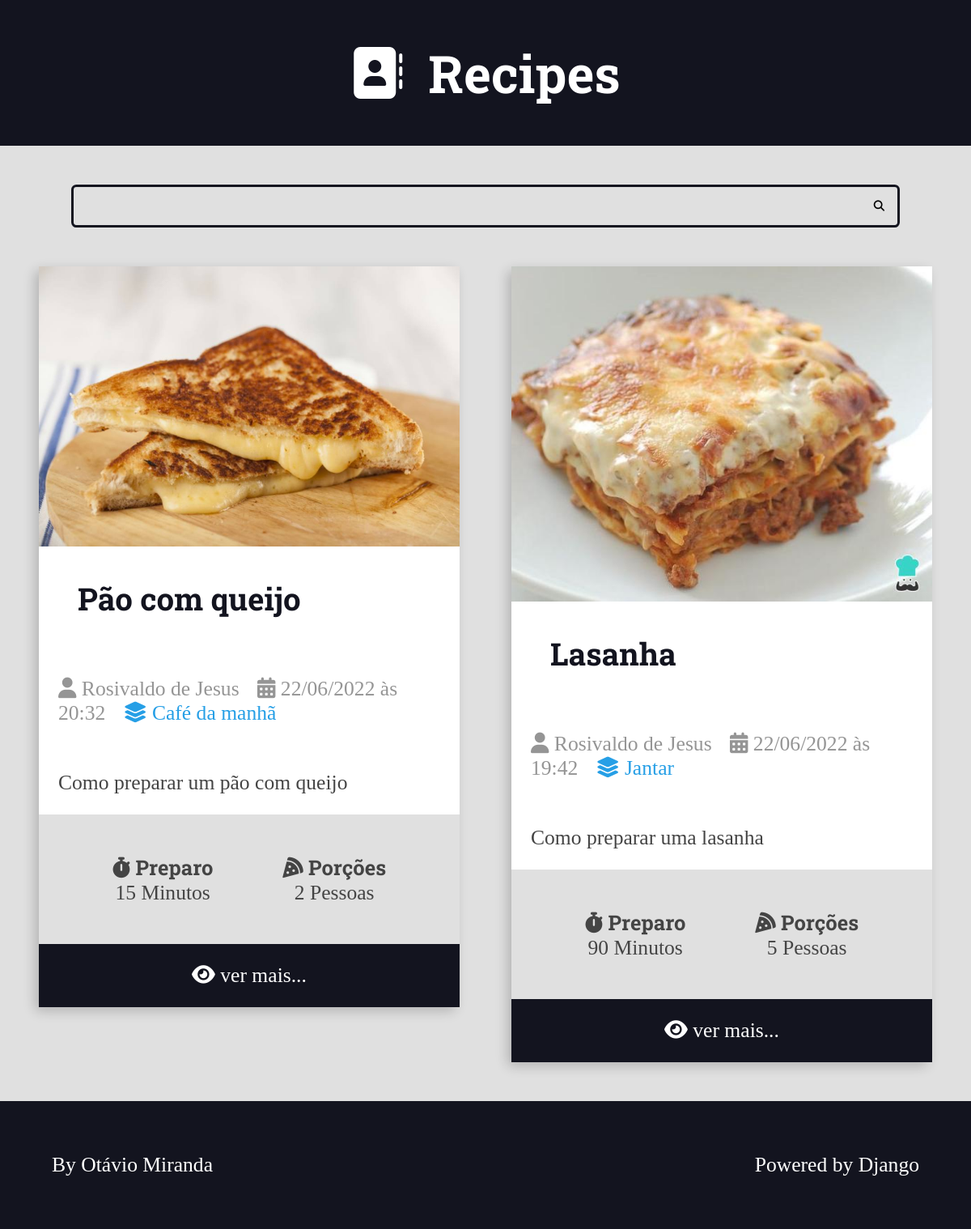
The page / on the database its author committed.
### recipes/models.py (models this page shows, shortened)
class Recipe(models.Model):
    title = models.CharField(max_length=65)
    description = models.CharField(max_length=165)
    slug = models.SlugField()
    preparation_time = models.IntegerField()
    preparation_time_unit = models.CharField(max_length=65)
    servings = models.IntegerField()
    servings_unit = models.CharField(max_length=65)
    preparation_steps = models.TextField()
    preparation_steps_is_html = models.BooleanField(default=False)
    created_at = models.DateTimeField(auto_now_add=True)
    updated_at = models.DateTimeField(auto_now=True)
    is_published = models.BooleanField(default=False)
    cover = models.ImageField(upload_to='recipes/covers/%Y/%m/%d/', blank=True, default='')
    category = models.ForeignKey(
        Category, on_delete=models.SET_NULL, null=True, blank=True, default=None
    )
    author = models.ForeignKey(
        User, on_delete=models.SET_NULL, null=True
    )

class Category(models.Model):
    name = models.CharField(max_length=65)

### recipes/views.py (the view)
# urls.py: 2. Add a URL to urlpatterns:  path('', views.home, name='home')
def home(request):
    recipes = Recipe.objects.filter(is_published=True).order_by('-id')
    return render(request, 'recipes/pages/home.html', context={
        'recipes': recipes
    })

### recipes/templates/recipes/pages/home.html
{% extends 'global/base.html' %}
{% block content %}
    <div class="main-content main-content-list container">
        {% for recipe in recipes  %}
            {% include "recipes/partials/recipe.html" %}
        {% endfor %}
    </div>
{% endblock content %}

### base_templates/global/base.html (shortened to what this page needs)
<!DOCTYPE html>
<html lang="pt-br">
<head>
    {% include "recipes/partials/head.html" %}
</head>
<body>
    {% include "recipes/partials/header.html" %}
    {% include "recipes/partials/search.html" %}
    <main class="main-content-container">
        {% block content %} {% endblock content %}
    </main>
    {% include "recipes/partials/footer.html" %}
</body>
</html>

### recipes/templates/recipes/partials/head.html (shortened to what this page needs)
{% load static %}
    <link rel="stylesheet" href="https://cdnjs.cloudflare.com/ajax/libs/font-awesome/6.1.1/css/fontawesome.min.css" />
    <link rel="stylesheet" href="https://cdnjs.cloudflare.com/ajax/libs/font-awesome/6.1.1/css/brands.min.css" />
    <link rel="stylesheet" href="https://cdnjs.cloudflare.com/ajax/libs/font-awesome/6.1.1/css/solid.min.css" />
    <link rel="stylesheet" href="{% static 'recipes/css/styles.css' %}">

### recipes/templates/recipes/partials/header.html
<header class="main-header-container">
    <div class="main-header container">
        <h1>
            <a class="main-logo" href="{% url 'recipes:home'%}">
                <i class="fas fa-address-book main-logo-icon"></i>
                <span class="main-logo-text">Recipes</span>
            </a>
        </h1>
    </div>
</header>

### recipes/templates/recipes/partials/search.html
<div class="search-container">
    <div class="container">
        <form action="" class="search-form">
            <input type="search" class="search-input" name="search">
            <button type="submit" class="search-button"><i class="fas fa-search"></i></button>
        </form>
    </div>
</div>

### recipes/templates/recipes/partials/recipe.html (shortened to what this page needs)
<div class="recipe recipe-list-item">
    {% if recipe.cover %}
        <div class="recipe-cover">
            <a href="{% url 'recipes:recipe' recipe.id %}">
                <img src="{{ recipe.cover.url }}" alt="temporario">
            </a>
        </div>
    {% endif %}
    <div class="recipe-title-container">
        <a href="{% url 'recipes:recipe' recipe.id %}">
            <h2 class="recipe-title">{{ recipe.title }}</h2>
        </a>
    </div>
    <div class="recipe-author">
        {% if recipe.author is not None %}
            <span class="recipe-author-item">
                <i class="fas fa-user"></i>
                {{ recipe.author.first_name }} {{ recipe.author.last_name }}
            </span>
        {% else %}
            Desconhecido
        {% endif %}
        <span class="recipe-author-item">
            <i class="fas fa-calendar-alt"></i>
            {{ recipe.created_at|date:"d/m/Y" }} às {{ recipe.created_at|date:"H:i" }}
        </span>
        {% if recipe.category is not None %}
            <span class="recipe-author-item">
                <a href="{% url 'recipes:category' recipe.category.id %}">
                    <i class="fas fa-layer-group"></i>
                    <span>{{ recipe.category.name }}</span>
                </a>
            </span>
        {% endif %}
    </div>
    <div class="recipe-content">
        <p>
            {{ recipe.description }}
        </p>
    </div>
    <div class="recipe-meta-container">
        <div class="recipe-meta recipe-preparation">
            <h3 class="recipe-meta-title"><i class="fas fa-stopwatch"></i> Preparo</h3>
            <div class="recipe-meta-text">
                {{ recipe.preparation_time }} {{ recipe.preparation_time_unit }}
            </div>
        </div>
        <div class="recipe-meta recipe-servings">
            <h3 class="recipe-meta-title"><i class="fas fa-pizza-slice"></i> Porções</h3>
            <div class="recipe-meta-text">
                {{ recipe.servings }} {{ recipe.servings_unit }}
            </div>
        </div>
    </div>
    {% if is_detail_page is not True %}
        <footer class="recipe-footer">
            <a class="recipe-read-more button button-dark button-full-width" href="{% url 'recipes:recipe' recipe.id %}">
                <i class="fas fa-eye"></i>
                <span>ver mais...</span>
            </a>
        </footer>
    {% endif %}
</div>

### recipes/templates/recipes/partials/footer.html
<footer class="main-footer">
    <div class="developer">
      <a href="https://www.otaviomiranda.com.br/" target="_blank" rel="noreferrer noopener">By Otávio Miranda</a>
    </div>
    <div class="powered">
      <a href="https://www.djangoproject.com/" target="_blank" rel="noreferrer noopener">Powered by Django</a>
    </div>
  </footer>

### recipes/static/recipes/css/styles.css (style rules this page uses)
:root { --color-primary: #269fe6; --color-primary-hover: #2086c2; --color-primary-dark: #13141f; --color-primary-dark-hover: #212336; --color-primary-light: #d4ecfa; --color-primary-light-hover: #bdd8e7; --color-white: #fff; --color-black: #000; --color-dark-text: #444; --color-info-light: #cce5ff; --color-debug-light: #cce5ff; --color-success-light: #d4edda; --color-alert-light: #fff3cd; --color-warning-light: #fff3cd; --color-error-light: #f8d7da; --color-info-dark: #4d86c4; --color-debug-dark: #4d86c4; --color-success-dark: #4a9c5d; --color-alert-dark: #927f40; --color-warning-dark: #927f40; --color-error-dark: #da525d; --color-gray-0: #f9f9f9; --color-gray-1: #e0e0e0; --color-gray-2: #c7c7c7; --color-gray-3: #aeaeae; --color-gray-4: #959595; --color-gray-5: #7d7d7d; --color-gray-6: #646464; --color-gray-7: #4b4b4b; --color-gray-8: #323232; --color-gray-9: #191919; --font-primary: sans-serif; --font-headings: 'Roboto Slab', serif; --spacing-gutter-medium: 3rem; --spacing-gutter-large: 4rem; }
* { padding: 0; margin: 0; box-sizing: border-box; }
html { font-size: 62.5; }
body { font-size: 1.6rem; background: var(--color-gray-1); background: var(--color-gray-1); color: var(--color-dark-text); }
h1,h2,h3,h4,h5,h6 { font-family: var(--font-headings); }
.container { max-width: 144rem; margin: 0 auto; padding: var(--spacing-gutter-medium); }
.main-header-container { background: var(--color-primary-dark); }
.main-logo { font-size: 4rem; color: var(--color-white); text-decoration: none; display: flex; flex-flow: row nowrap; align-items: center; justify-content: center; width: fit-content; margin: 0 auto; }
.main-logo-icon { margin-right: 2rem; }
.search-form { border: .2rem solid var(--color-primary-dark); max-width: 64rem; margin: 0 auto; border-radius: .4rem; position: relative; transition: all 300ms ease-in-out; }
.search-input, .search-button { border: none; background: none; outline: none; padding: 1rem; }
.search-input { width: 100%; padding-right: 3rem; }
.search-button { position: absolute; top: 0; right: 0; transition: all 300ms ease-in-out; }
.main-content { padding-top: 0; }
.main-content-list { display: grid; grid-template-columns: repeat(auto-fit, minmax(340px, 1fr)); gap: var(--spacing-gutter-large); }
.recipe { background: var(--color-white); box-shadow: -5px 5px 15px rgba(0, 0, 0, .2); transform: scale(1); transition: all 300ms ease-in-out; border-radius: .4rem; }
.recipe img { max-width: 100%; }
.recipe-list-item { max-width: 64rem; height: fit-content; }
.recipe-title-container { padding: var(--spacing-gutter-medium); padding-top: 2rem; }
.recipe-title-container a { text-decoration: none; color: var(--color-primary-dark); }
.recipe-author { padding: calc(var(--spacing-gutter-medium) / 2); }
.recipe-content { padding: calc(var(--spacing-gutter-medium) / 2); padding-top: 2rem; }
.recipe-author-item { color: var(--color-gray-4); margin-right: 1rem; }
.recipe-author-item a { color: var(--color-primary); transition: all 300ms ease-in-out; text-decoration: none; }
.recipe-meta-container { display: flex; flex-flow: row wrap; padding: var(--spacing-gutter-medium); background: var(--color-gray-1); }
.recipe-meta { display: flex; flex-flow: column nowrap; flex-shrink: 1; flex-grow: 1; text-align: center; }
.recipe-meta-title { font-size: 1.6rem; }
.recipe-footer a { background: var(--color-primary-dark); display: block; flex-flow: row nowrap; color: var(--color-white); text-decoration: none; text-align: center; padding: 1.5rem var(--spacing-gutter-medium); transition: all 300ms ease-in-out; }
.main-footer { display: flex; align-items: center; justify-content: space-between; background: var(--color-primary-dark); color: var(--color-white); padding: var(--spacing-gutter-large); }
.main-footer a { color: var(--color-white); text-decoration: none; transition: all 300ms ease-in-out; }

### rows shown on the page
Recipe: cover (picture), title "Pão com queijo", author.first_name "Rosivaldo", author.last_name "de Jesus", created_at "22/06/2022", created_at "20:32", category.name "Café da manhã", description "Como preparar um pão com queijo", preparation_time "15", preparation_time_unit "Minutos", servings "2", servings_unit "Pessoas"
Recipe: cover (picture), title "Lasanha", author.first_name "Rosivaldo", author.last_name "de Jesus", created_at "22/06/2022", created_at "19:42", category.name "Jantar", description "Como preparar uma lasanha", preparation_time "90", preparation_time_unit "Minutos", servings "5", servings_unit "Pessoas"
